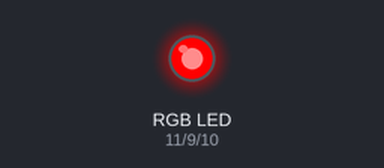
Bench run of a sketch on a simulated Arduino Uno, built with avr-gcc and run on an emulated ATmega328P. Shown: an RGB LED mixed from three pins (HIGH = lit).

Above: at 0.5 s.
At 1.5 s:
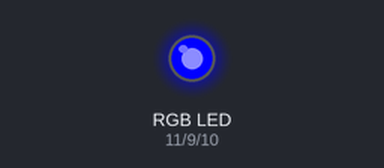
At 2.5 s:
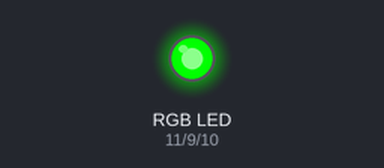
At 3.5 s:
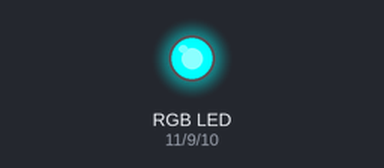
At 4.5 s:
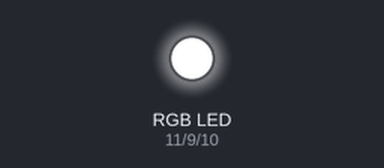
Timing chart, 0 to 6.5 s (numbered marks = the images above):
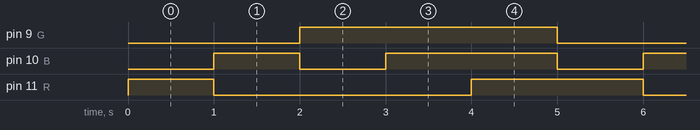

Measured:
- by itself, pin 9 (G): alternates HIGH for 3.0 s and LOW for 2.0 s
- by itself, pin 10 (B): repeats every 5.0 s: LOW 1.0 s, HIGH 2.0 s, LOW 1.0 s, HIGH 1.0 s
- by itself, pin 11 (R): repeats every 5.0 s: LOW 3.0 s, HIGH 2.0 s

The sketch:

RGB_LED.ino
```cpp
#define R 11
#define B 10
#define G 9
void setup()
{
  pinMode(R, OUTPUT);
  pinMode(B, OUTPUT);
  pinMode(G, OUTPUT);

  digitalWrite(R,LOW);
  digitalWrite(B,LOW);
  digitalWrite(G,LOW);

}

void loop()
{
  //ONLY RED GLOWING
  digitalWrite(R, HIGH);
  digitalWrite(B, LOW);
  digitalWrite(G, LOW);
  delay(1000);

  //ONLY BLUE GLOWING
  digitalWrite(R, LOW);
  digitalWrite(B, HIGH);
  digitalWrite(G, LOW);
  delay(1000);

  //ONLY GREEN GLOWING
  digitalWrite(R, LOW);
  digitalWrite(B, LOW);
  digitalWrite(G, HIGH);
  delay(1000);

  digitalWrite(R, LOW);
  digitalWrite(B, HIGH);//MIX OF BLUE AND GREEN
  digitalWrite(G, HIGH);
  delay(1000);

  digitalWrite(R, HIGH);//WHITE
  digitalWrite(B, HIGH);
  digitalWrite(G, HIGH);
  delay(1000);

}


  
```
